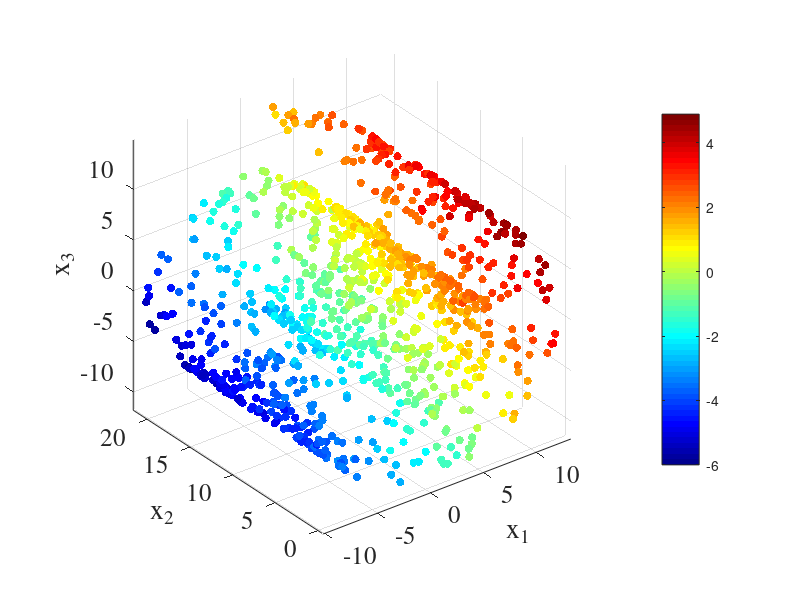

MATLAB code to generate this figure: (Note: this script raises an error after producing the figure.)
clear; close all;
% Demonstration of inverse GTMR (Generative Topographic Mapping Regression) using a swiss roll dataset

targetyvalue = 4; % y-target for inverse analysis

% settings
shapeofmap = [ 30, 30];
shapeofrbfcenters = [ 4, 4];
varianceofrbfs = 2;
lambdainemalgorithm = 0.0001;
numberofiterations = 200;
displayflag = 1;
k = 10;

% load a dataset
dataset = csvread('swissroll.csv');
y = dataset(:,3);
X = dataset(:,4:end);

figure;
scatter3(X(:,1),X(:,2),X(:,3),[],y,'filled');
colormap(jet);
colorbar;
xlim([ min(X(:,1))-range(X(:,1))*0.03 max(X(:,1))+range(X(:,1))*0.03] );
ylim([ min(X(:,2))-range(X(:,2))*0.03 max(X(:,2))+range(X(:,2))*0.03] );
zlim([ min(X(:,3))-range(X(:,3))*0.03 max(X(:,3))+range(X(:,3))*0.03] );
axis square;
xlabel( 'x_1' ,  'FontSize' , 18 , 'FontName', 'Times');
ylabel( 'x_2' ,  'FontSize' , 18 , 'FontName', 'Times');
zlabel( 'x_3' ,  'FontSize' , 18 , 'FontName', 'Times');
set(gcf, 'Color' , 'w' ); 
set(gca, 'FontSize', 18);
set(gca, 'FontName', 'Times');

% autoscaling
autoscaledX = ( X - repmat(mean(X),size(X,1),1) ) ./ repmat(std(X),size(X,1),1);
autoscaledy = ( y - mean(y) ) ./ std(y);

% construct GTM model
[~, gtmmodel] = gtmr_calc( autoscaledX, autoscaledy, autoscaledX, [shapeofmap(1) shapeofrbfcenters(1) varianceofrbfs  lambdainemalgorithm numberofiterations 0]);
if gtmmodel.successflag
    % calculate responsibility
    responsibilities = calc_responsibility(gtmmodel, [autoscaledX autoscaledy]);
    % plot the mean of the responsibility
    means = responsibilities * gtmmodel.mapgrids;
    figure; scatter( means(:,1), means(:,2), [], y, 'filled');
    colormap(jet); colorbar;
    axis square; 
    xlabel( 'z_1 (mean)' ,  'FontSize' , 18 , 'FontName','Times');
    ylabel( 'z_2 (mean)' ,  'FontSize' , 18 , 'FontName','Times');
    set(gcf, 'Color' , 'w' ); 
    set(gca, 'FontSize' , 18);
    set(gca, 'FontName','Times');
    axis([-1.1 1.1 -1.1 1.1]);

    % plot the mode of the responsibility
    [~, maxindex] = max(responsibilities, [], 2);
    modes = gtmmodel.mapgrids(maxindex, :);
    figure; scatter( modes(:,1), modes(:,2), [], y, 'filled');
    colormap(jet); colorbar;
    axis square;
    xlabel( 'z_1 (mode)' ,  'FontSize' , 18 , 'FontName','Times');
    ylabel( 'z_2 (mode)' ,  'FontSize' , 18 , 'FontName','Times');
    set(gcf, 'Color' , 'w' ); 
    set(gca, 'FontSize' , 18);
    set(gca, 'FontName','Times');
    axis([-1.1 1.1 -1.1 1.1]);
end

% Inverse analysis
[means_autoscaled, modes_autoscaled, responsibilities_inverse] = inverse_gtmr( gtmmodel, ( targetyvalue - mean(y) ) ./ std(y));
xpred_mean = means_autoscaled .* std(X) + mean(X)
xpred_mode = modes_autoscaled .* std(X) + mean(X) 

xpred_mean_on_map = responsibilities_inverse * gtmmodel.mapgrids
[~, maxindex] = max(responsibilities_inverse);
xpred_mode_on_map = gtmmodel.mapgrids(maxindex, :)
